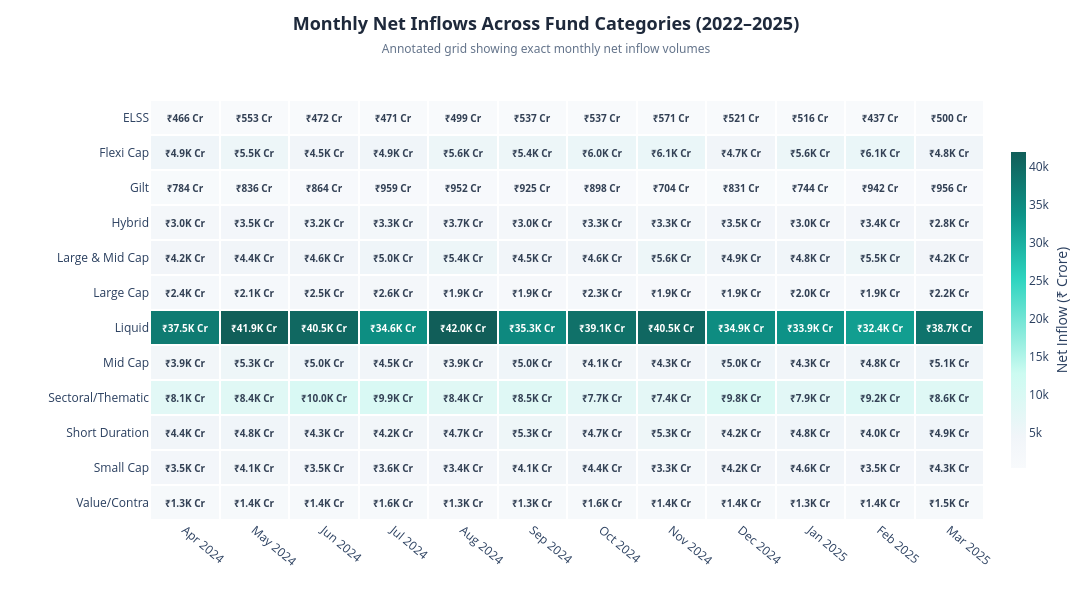

This figure's notebook cell:
### Code cell
import pandas as pd
import numpy as np
import plotly.graph_objects as go

# Pivot
heatmap_data = category_df.pivot(
    index="category",
    columns="month",
    values="net_inflow_crore"
)

# Sort columns chronologically
heatmap_data = heatmap_data.reindex(sorted(heatmap_data.columns), axis=1)

z_values = heatmap_data.values
y_labels = list(heatmap_data.index)
x_labels = [m.strftime("%b %Y") for m in heatmap_data.columns]

# Construct text values with dynamic HTML coloring based on cell intensity
text_values = []
for row in z_values:
    text_row = []
    for val in row:
        color = "white" if val > 15000 else "#334155"
        if val >= 1000:
            text_row.append(f"<span style='color: {color};'>₹{val/1000:.1f}K Cr</span>")
        else:
            text_row.append(f"<span style='color: {color};'>₹{val:.0f} Cr</span>")
    text_values.append(text_row)

# Custom color palette: Slate grey to Teal
colorscale = [
    [0.0, '#f8fafc'],      # Slate 50
    [0.1, '#f1f5f9'],      # Slate 100
    [0.3, '#ccfbf1'],      # Teal 100
    [0.6, '#2dd4bf'],      # Teal 400
    [0.8, '#0d9488'],      # Teal 600
    [1.0, '#115e59']       # Teal 800
]

fig = go.Figure(data=go.Heatmap(
    z=z_values,
    x=x_labels,
    y=y_labels,
    text=text_values,
    texttemplate="%{text}",
    textfont={"size": 10, "family": "Segoe UI, Helvetica, Arial", "weight": "bold"},
    colorscale=colorscale,
    showscale=True,
    colorbar=dict(
        title=dict(text="Net Inflow (₹ Crore)", side="right"),
        thickness=15,
        len=0.8
    ),
    xgap=2,
    ygap=2
))

fig.update_layout(
    template="plotly_white",
    width=1200,
    height=600,
    title={
        "text": "<b>Monthly Net Inflows Across Fund Categories (2022–2025)</b><br><span style='font-size:12px;color:#64748b;'>Annotated grid showing exact monthly net inflow volumes</span>",
        "y": 0.95,
        "x": 0.5,
        "xanchor": "center",
        "font": {"size": 18, "color": "#1e293b", "family": "Segoe UI, Helvetica, Arial"}
    },
    xaxis=dict(
        tickmode="array",
        tickvals=x_labels,
        ticktext=x_labels,
        tickangle=40,
        showgrid=False,
        side="bottom"
    ),
    yaxis=dict(
        showgrid=False,
        autorange="reversed"
    ),
    margin=dict(t=100, b=80, l=150, r=80)
)

fig.show()
fig.write_image(CHARTS_DIR / "category_heatmap.png", scale=2)
print("category_heatmap.png saved successfully")

### Figure 1 — Plotly figure (JSON) as saved in the notebook; plotly's stock layout.template omitted (floating-point values rounded to 4 significant figures; data arrays with more than 128 entries replaced by an {"elided": "..."} marker saying what was removed)
{"data": [{"colorbar": {"len": 0.8, "thickness": 15, "title": {"side": "right", "text": "Net Inflow (₹ Crore)"}}, "colorscale": [[0, "#f8fafc"], [0.1, "#f1f5f9"], [0.3, "#ccfbf1"], [0.6, "#2dd4bf"], [0.8, "#0d9488"], [1, "#115e59"]], "showscale": true, "text": {"elided": "12x12 str values"}, "textfont": {"family": "Segoe UI, Helvetica, Arial", "size": 10, "weight": "bold"}, "texttemplate": "%{text}", "type": "heatmap", "x": ["Apr 2024", "May 2024", "Jun 2024", "Jul 2024", "Aug 2024", "Sep 2024", "Oct 2024", "Nov 2024", "Dec 2024", "Jan 2025", "Feb 2025", "Mar 2025"], "xgap": 2, "y": ["ELSS", "Flexi Cap", "Gilt", "Hybrid", "Large & Mid Cap", "Large Cap", "Liquid", "Mid Cap", "Sectoral/Thematic", "Short Duration", "Small Cap", "Value/Contra"], "ygap": 2, "z": {"elided": "12x12 float values"}}], "layout": {"height": 600, "margin": {"b": 80, "l": 150, "r": 80, "t": 100}, "title": {"font": {"color": "#1e293b", "family": "Segoe UI, Helvetica, Arial", "size": 18}, "text": "<b>Monthly Net Inflows Across Fund Categories (2022–2025)</b><br><span style='font-size:12px;color:#64748b;'>Annotated grid showing exact monthly net inflow volumes</span>", "x": 0.5, "xanchor": "center", "y": 0.95}, "width": 1200, "xaxis": {"showgrid": false, "side": "bottom", "tickangle": 40, "tickmode": "array", "ticktext": ["Apr 2024", "May 2024", "Jun 2024", "Jul 2024", "Aug 2024", "Sep 2024", "Oct 2024", "Nov 2024", "Dec 2024", "Jan 2025", "Feb 2025", "Mar 2025"], "tickvals": ["Apr 2024", "May 2024", "Jun 2024", "Jul 2024", "Aug 2024", "Sep 2024", "Oct 2024", "Nov 2024", "Dec 2024", "Jan 2025", "Feb 2025", "Mar 2025"]}, "yaxis": {"autorange": "reversed", "showgrid": false}}}
